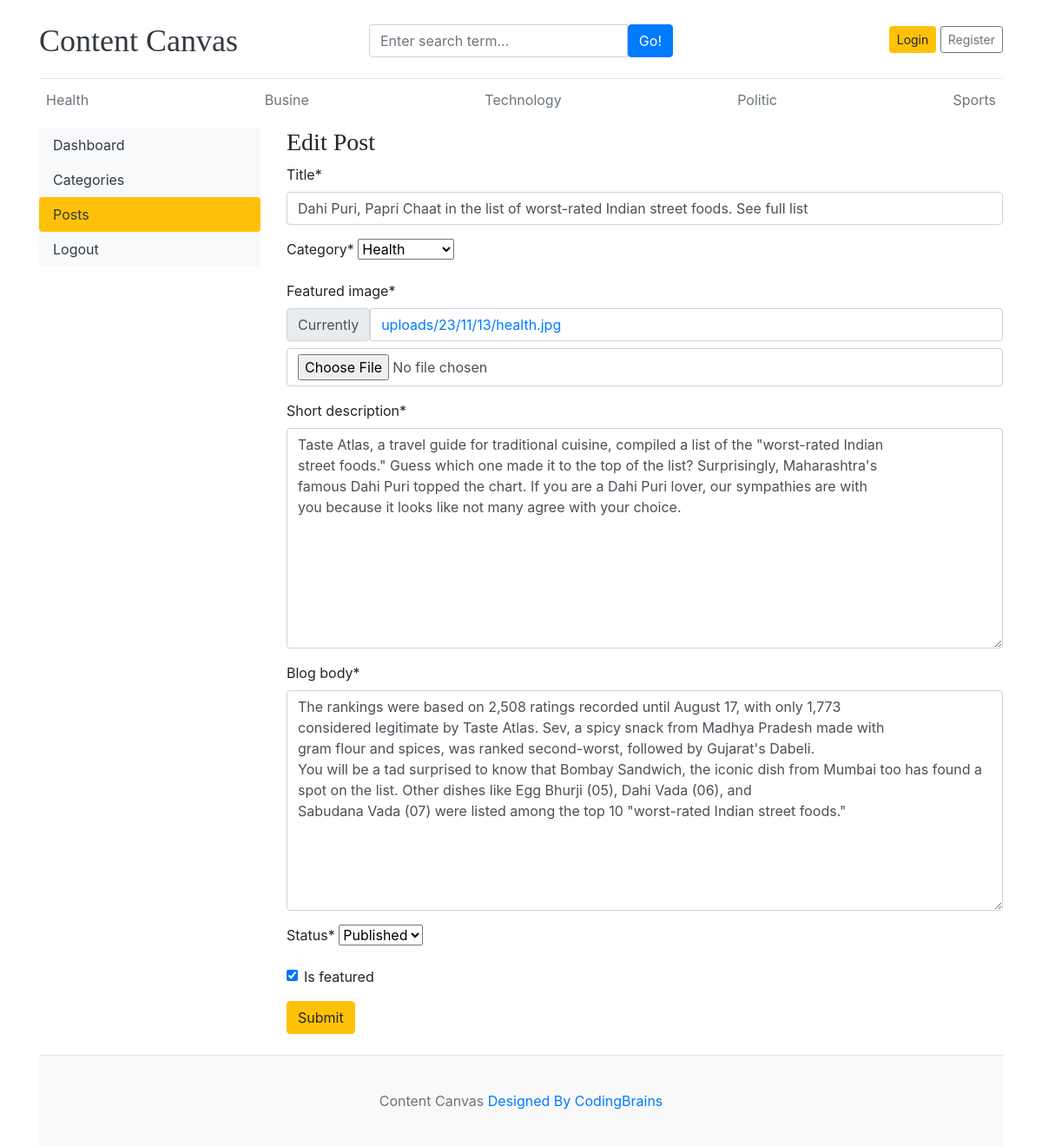
Page /dashboard/posts/edit/6/ on the committed database.
### blog/models.py (models this page shows, shortened)
class Category(models.Model):
    category_name=models.CharField(max_length=50,unique=True)
    created_at=models.DateTimeField(auto_now_add=True)
    updated_at=models.DateTimeField(auto_now=True)
    class Meta:
        verbose_name_plural='categories'
    def __str__(self):
        return self.category_name

class Blog(models.Model):
    title=models.CharField(max_length=100)
    slug=models.SlugField(max_length=100)
    category=models.ForeignKey(Category,on_delete=models.CASCADE)
    author=models.ForeignKey(User,on_delete=models.CASCADE)
    featured_image=models.ImageField(upload_to='uploads/%y/%m/%d')
    short_description=models.TextField(max_length=500,default=None)
    blog_body=models.TextField(max_length=2000)
    status=models.CharField(max_length=20,choices=STATUS_CHOICES,default="Draft")
    is_featured=models.BooleanField(default=True)
    created_at=models.DateTimeField(auto_now_add=True)
    updated_at=models.DateTimeField(auto_now=True)

### dashboards/views.py (the view, shortened to what this page needs)
# urls.py: path('posts/edit/<int:pk>/',views.edit_post,name='edit_post'),
def edit_post(request,pk):
    post=get_object_or_404(Blog,pk=pk)
    form=BlogPostForm(instance=post)
    context={
        'form':form,
        'post':post
    }
    return render(request,'dashboard/edit_post.html',context)

### dashboards/forms.py
class BlogPostForm(forms.ModelForm):
    class Meta:
        model=Blog
        fields=('title','category','featured_image','short_description','blog_body','status','is_featured')

### blog/context_processors.py (called while the page is built)
def get_categories(request):
    categories=Category.objects.all()
    return dict(categories=categories)

def get_social_links(request):
    social_links=SocialLink.objects.all()
    return dict(social_links=social_links)

### templates/dashboard/edit_post.html (shortened to what this page needs)
{% extends 'base.html' %}
{% block content %}
{% load crispy_forms_tags %}
<div class="row">
    {% include "dashboard/sidebar.html" %}
<div class="col-md-9">
    <h3>Edit Post</h3>
    <form action="{% url 'edit_post' post.id %}" method="POST" enctype="multipart/form-data">
        {{ form | crispy }}
    <button type="submit" class="btn btn-warning">Submit</button>
    </form>
    <br>
</div>
</div>
{% endblock %}

### templates/base.html (shortened to what this page needs)
{% load static %}
<!DOCTYPE html>
<html lang="en">
<head>
    <link href="https://getbootstrap.com/docs/4.0/dist/css/bootstrap.min.css" rel="stylesheet">
    <link href="{% static 'css/cc.css' %}" rel="stylesheet">
    <link rel="stylesheet" href="https://cdnjs.cloudflare.com/ajax/libs/font-awesome/4.7.0/css/font-awesome.min.css">
  </head>
<body>
    <div class="container">
      <header class="blog-header py-3">
        <div class="row flex-nowrap justify-content-between align-items-center">
          <div class="col-4 pt-1">
            <a class="blog-header-logo text-dark" href="/">Content Canvas</a>
          </div>
          <div class="col-4 pt-1">
                <form action={% url "search" %} method="GET">
                <div class="input-group">
                    <input class="form-control" type="text" name="keyword" value="{{keyword}}" placeholder="Enter search term..." aria-label="Enter search term..." aria-describedby="button-search" />
                    <button type="submit" class="btn btn-primary" id="button-search" type="button">Go!</button>
                </div>
              </form>
          </div>
          {% if not user.is_authenticated %}
          <div class="col-4 d-flex justify-content-end align-items-center">
            <a class="btn btn-sm btn-warning" href="{% url 'login' %}">Login</a> &nbsp;
            <a class="btn btn-sm btn-outline-secondary" href="{% url 'register' %}">Register</a>
          </div>
          {% else %}
          <span><a href="{% url 'dashboard' %}">Dashboard</a> <span>
          <span><a href="{% url 'logout' %}"> Logout</a></span>
          {% endif %}
        </div>
      </header>
      <div class="nav-scroller py-1 mb-2">
        <nav class="nav d-flex justify-content-between">
          {% for cat in categories %}
          <a class="p-2 text-muted" href="{% url 'posts_by_category' cat.id %}">{{cat.category_name}}</a>
          {% endfor %}
        </nav>
      </div>
{% block content %}
{% endblock  %}
<footer class="blog-footer">
    <p>Content Canvas  <a href="#">Designed By CodingBrains</a></p>
  </footer>
  </body>
  </html>

### contentcanvas/static/css/cc.css (style rules this page uses)
.blog-header { border-bottom: 1px solid #e5e5e5; }
.blog-header-logo { font-family: "Playfair Display", Georgia, "Times New Roman", serif; font-size: 2.25rem; }
h1, h2, h3, h4, h5, h6 { font-family: "Playfair Display", Georgia, "Times New Roman", serif; }
.blog-footer { padding: 2.5rem 0; color: #727272; text-align: center; background-color: #f9f9f9; border-top: .05rem solid #e5e5e5; }
.blog-footer p:last-child { margin-bottom: 0; }

### rows in the picture
Category: category_name "Health"
Category: category_name "Busine"
Category: category_name "Technology"
Category: category_name "Politic"
Category: category_name "Sports"
Blog: title "Dahi Puri, Papri Chaat in the list of worst-rated Indian street foods. See full list", category "Health", short_description "Taste Atlas, a travel guide for traditional cuisine, compiled a list of the \"worst-rated Indian street foods.\" Guess which one made it to the top of the list? Surprisingly, Maharashtra's famous Dahi Puri topped the chart. If you are a Dahi Puri lover, our sympathies are with you because it looks like not many agree with your choice.", blog_body "The rankings were based on 2,508 ratings recorded until August 17, with only 1,773 considered legitimate by Taste Atlas. Sev, a spicy snack from Madhya Pradesh made with gram flour and spices, was ranked second-worst, followed by Gujarat's Dabeli. You will be a tad surprised to know that Bombay Sandwich, the iconic dish from Mumbai too has found a spot on the list. Other dishes like Egg Bhurji (05), Dahi Vada (06), and Sabudana Vada (07) were listed among the top 10 \"worst-rated Indian street foods.\"", status "Published", is_featured "☑"
